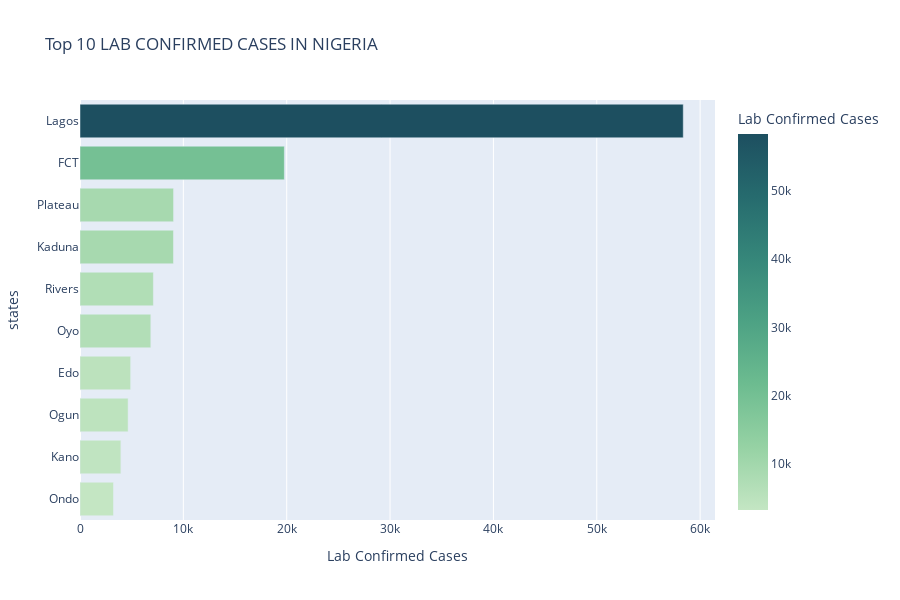

Write notebook code for a chart like this one.
### Markdown cell above
## TOP 10 LAB CONFIRMED CASES IN NIGERIA

### Code cell
#Assigning top 10 confirmed cases to a dataframe
top1 = ncdc_covid19_data.nlargest(10, "Lab Confirmed Cases").sort_values("Lab Confirmed Cases", ascending=True)

#Creating plot
fig2 = px.bar(top1, x = 'Lab Confirmed Cases', y = "states", height = 600, color = 'Lab Confirmed Cases', orientation = 'h', color_continuous_scale = 'blugrn', title = 'Top 10 LAB CONFIRMED CASES IN NIGERIA')

#Showing plot
fig2.show()

### Figure 1 — Plotly figure (JSON) as saved in the notebook; plotly's stock layout.template omitted (floating-point values rounded to 4 significant figures)
{"data": [{"alignmentgroup": "True", "hovertemplate": "Lab Confirmed Cases=%{marker.color}<br>states=%{y}<extra></extra>", "legendgroup": "", "marker": {"color": [3242, 3954, 4656, 4899, 6851, 7101, 9043, 9052, 19773, 58367], "coloraxis": "coloraxis"}, "name": "", "offsetgroup": "", "orientation": "h", "showlegend": false, "textposition": "auto", "type": "bar", "x": [3242, 3954, 4656, 4899, 6851, 7101, 9043, 9052, 19773, 58367], "xaxis": "x", "y": ["Ondo", "Kano", "Ogun", "Edo", "Oyo", "Rivers", "Kaduna", "Plateau", "FCT", "Lagos"], "yaxis": "y"}], "layout": {"barmode": "relative", "coloraxis": {"colorbar": {"title": {"text": "Lab Confirmed Cases"}}, "colorscale": [[0, "rgb(196, 230, 195)"], [0.1667, "rgb(150, 210, 164)"], [0.3333, "rgb(109, 188, 144)"], [0.5, "rgb(77, 162, 132)"], [0.6667, "rgb(54, 135, 122)"], [0.8333, "rgb(38, 107, 110)"], [1, "rgb(29, 79, 96)"]]}, "height": 600, "legend": {"tracegroupgap": 0}, "title": {"text": "Top 10 LAB CONFIRMED CASES IN NIGERIA"}, "xaxis": {"anchor": "y", "domain": [0, 1], "title": {"text": "Lab Confirmed Cases"}}, "yaxis": {"anchor": "x", "domain": [0, 1], "title": {"text": "states"}}}}
